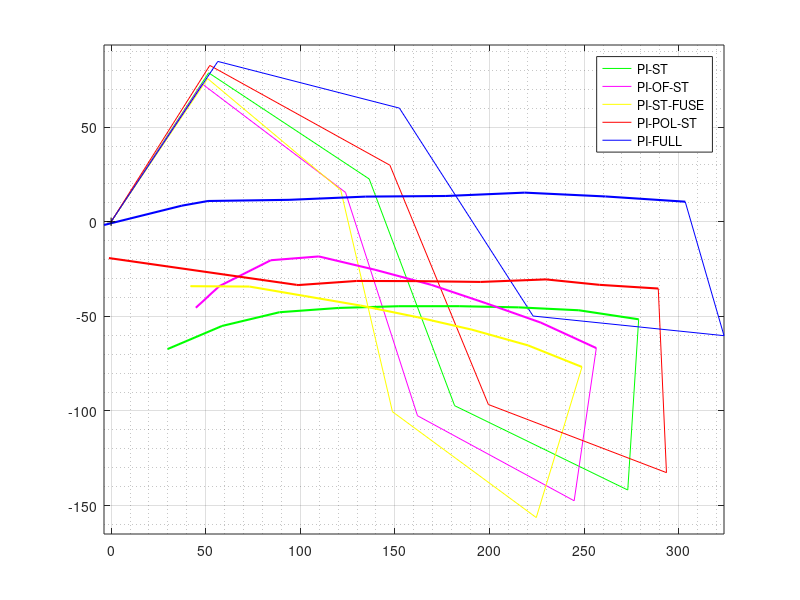
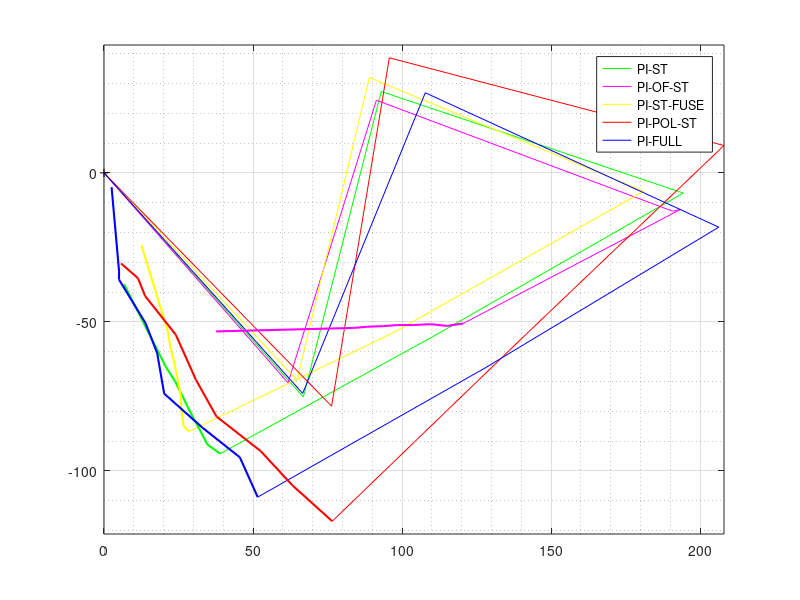
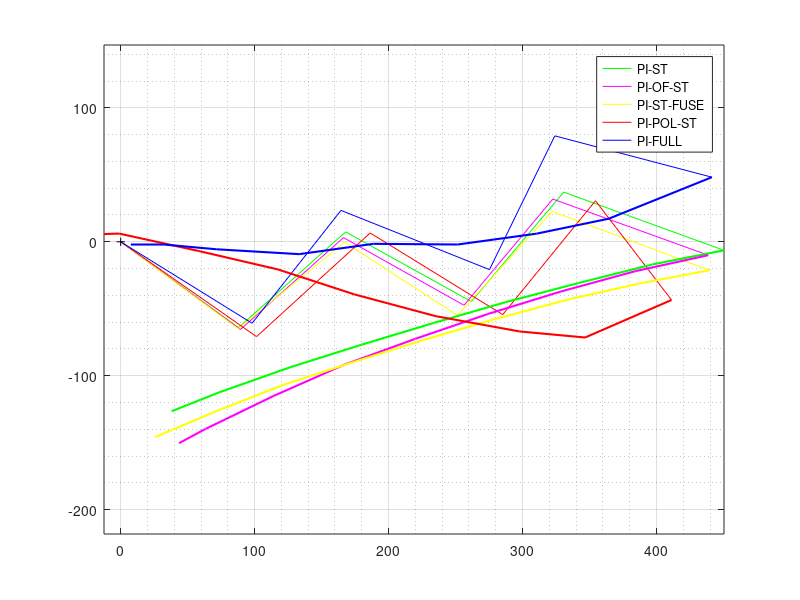
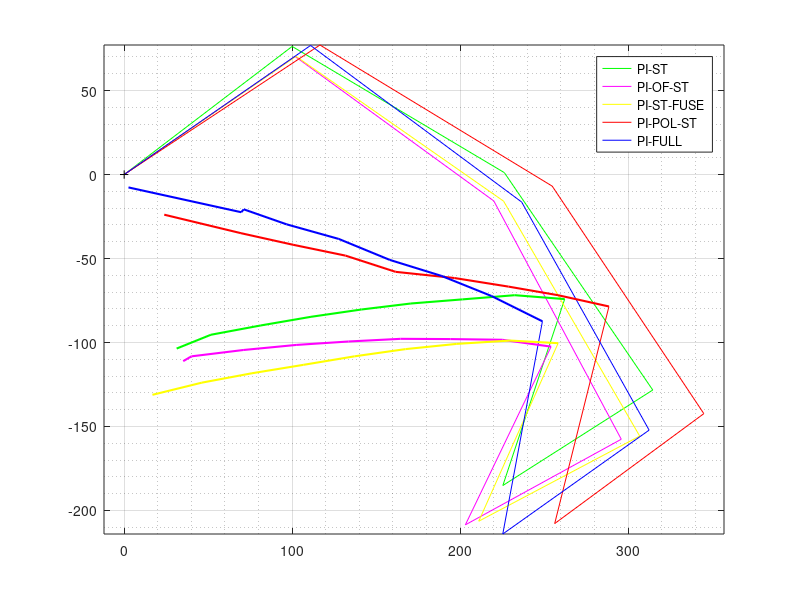

Source code (MATLAB) for these figures, in order: (Note: this script raises an error after producing the figures.)
%% Loading
Data = load('2ndExperiments.mat');
PI_ST = Data.PI_ST;
PI_OF_ST = Data.PI_OF_ST;
PI_ST_FUSE = Data.PI_ST_FUSE;
PI_POL_ST = Data.PI_POL_ST;
PI_FULL = Data.PI_FULL;
%% Figure
    for p = 1:5
        figure(p)
            hold on;
                plot(100*PI_ST.X(p,1:6),100*PI_ST.Y(p,1:6),'green','linewidth',0.5);
                plot(100*PI_OF_ST.X(p,1:6),100*PI_OF_ST.Y(p,1:6),'magenta','linewidth',0.5);
                plot(100*PI_ST_FUSE.X(p,1:6),100*PI_ST_FUSE.Y(p,1:6),'yellow','linewidth',0.5);
                plot(-PI_POL_ST.Y(p,1:6),-PI_POL_ST.X(p,1:6),'red','linewidth',0.5);
                plot(-PI_FULL.Y(p,1:6),-PI_FULL.X(p,1:6),'blue','linewidth',0.5);
                plot(100*PI_ST.X(p,6:end),100*PI_ST.Y(p,6:end),'green','linewidth',1.5);
                plot(100*PI_OF_ST.X(p,6:end),100*PI_OF_ST.Y(p,6:end),'magenta','linewidth',1.5);
                plot(100*PI_ST_FUSE.X(p,6:end),100*PI_ST_FUSE.Y(p,6:end),'yellow','linewidth',1.5);
                plot(-PI_POL_ST.Y(p,6:end),-PI_POL_ST.X(p,6:end),'red','linewidth',1.5);
                plot(-PI_FULL.Y(p,6:end),-PI_FULL.X(p,6:end),'blue','linewidth',1.5);
                plot(0,0,'black+');
            hold off;
            axis equal;
            box on;
            grid on;
            grid minor;
            legend('PI-ST','PI-OF-ST','PI-ST-FUSE','PI-POL-ST','PI-FULL');
    end
%% Statistics
ErreurCM = zeros(5,5);
ErreurCM(1,:) = PI_ST.ErreurCM;
ErreurCM(2,:) = PI_OF_ST.ErreurCM;
ErreurCM(3,:) = PI_ST_FUSE.ErreurCM;
ErreurCM(4,:) = PI_POL_ST.ErreurCM;
ErreurCM(5,:) = PI_FULL.ErreurCM;
ErreurPCT = zeros(5,5);
ErreurPCT(1,:) = PI_ST.ErreurPCT;
ErreurPCT(2,:) = PI_OF_ST.ErreurPCT;
ErreurPCT(3,:) = PI_ST_FUSE.ErreurPCT;
ErreurPCT(4,:) = PI_POL_ST.ErreurPCT;
ErreurPCT(5,:) = PI_FULL.ErreurPCT;
boxplot(ErreurPCT',{'PI-ST','PI-OF-ST','PI-ST-FUSE','PI-POL-ST','PI-FULL'});
box on;